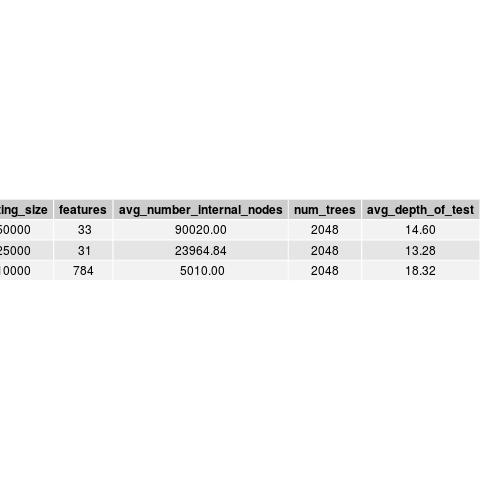

Recreate this plot in R.
# ---
# title: "Test speed-up and scale-up of R-Rerf against xg and ranger"
# author: "James Browne"
# date: "Oct 10 2017"
# output: html_document
# ---
library(gridExtra)

table2 <- data.frame(dataset=c("Allstate", "Higgs", "MNIST"), training_size=c(500000,250000,60000), testing_size=c(50000,25000,10000), features=c(33,31,784), avg_number_internal_nodes=c(90020,23964.84,5010), num_trees=c(2048,2048,2048), avg_depth_of_test=c(14.6,13.28,18.32), largest_tree_depth=c(74,65,50), bias=c(.000195,.000755,.00295))


png(file="table2.png")
grid.table(table2)
dev.off()

